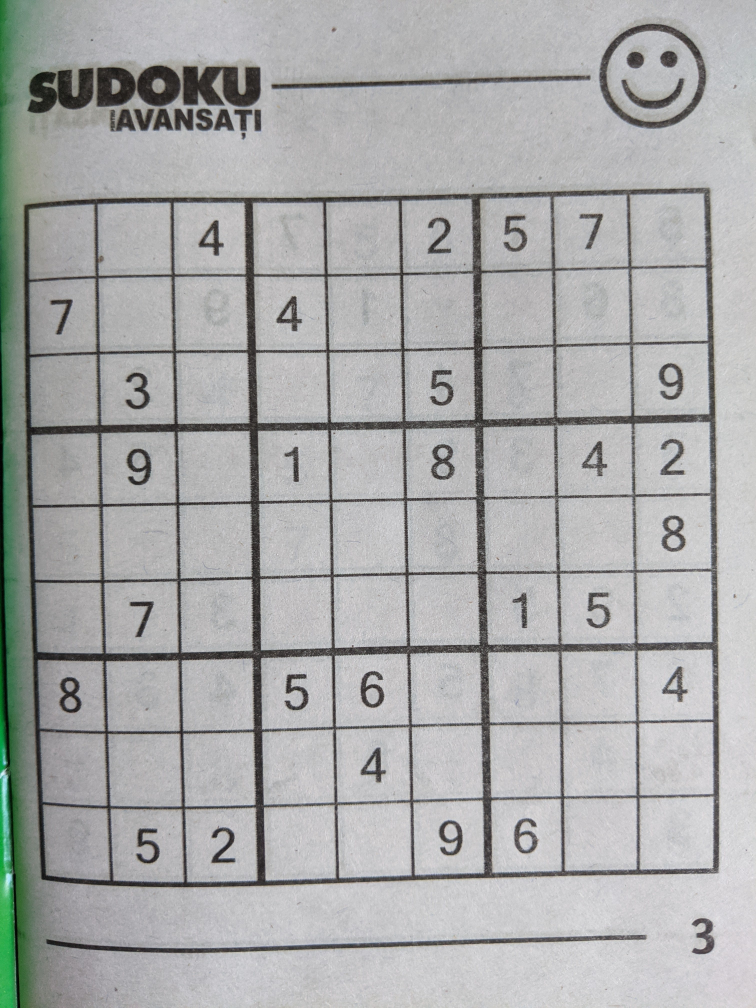
#> input picture train/classic/1.jpg, 3024 x 4032 px (shown at 1/4 size); its folder holds only this picture in this run
$ python backup.py
#> lines starting #> are read from the running program, lines starting #| are printed output that depends on the picture; after the words box and inside, x2 and y2 are one past the last pixel; in counts of white or black regions, pixels touching at a corner belong together
import os
import glob
import cv2 as cv
import numpy as np
import matplotlib.pyplot as plt

#outliers = ['train/classic/26.jpg', 'train/classic/32.jpg', 'train/classic/36.jpg', 'train/classic/38.jpg', 'train/classic/5.jpg']

print("All Modules Imported")

class Line:
    """
    Store a line based on the two points.
    """
    def __init__(self, point_1, point_2):
        self.point_1 = point_1
        self.point_2 = point_2


class Point:
    def __init__(self, x, y):
        self.x = np.int32(np.round(x))
        self.y = np.int32(np.round(y))

    def get_point_as_tuple(self):
        return (self.x, self.y)


# [39 lines left out: function compute_mean_and_std, not called in this run]

def generate_crop(contorurs, mean, std, n_std):

    best_fit_contour, best_fit_idx = np.inf, 0
    threshold = (mean + (std * n_std))

    for (idx, cnt) in enumerate(contours):
        x, y, w, h = cv.boundingRect(cnt)

        computed_area = w * h
        if np.abs(threshold - computed_area) < best_fit_contour:
            best_fit_contour = np.abs(threshold - computed_area)
            best_fit_idx     = idx

    return best_fit_idx


# [69 lines left out: functions compute_hough_transform, get_rotation_angle, remove_close_lines, not called in this run]

def generate_best_crop(contours, mean, std, n_std):
    best_fit_contour, best_fit_idx = np.inf, 0
    threshold = (mean + (std * n_std))

    for (idx, cnt) in enumerate(contours):
        computed_area = cv.contourArea(cnt)
        perimeter = cv.arcLength(cnt, True)
        corners = cv.approxPolyDP(cnt, 0.02 * perimeter, True)

        if np.abs(threshold - computed_area) < best_fit_contour and len(corners) == 4:
            best_fit_contour = np.abs(threshold - computed_area)
            best_fit_idx     = idx

    return best_fit_idx

from PIL import Image
SCOPE = "classic"
PATH_TO_TRAIN  = "train/"
PATH_TO_IMAGES = os.path.join(PATH_TO_TRAIN, SCOPE)

image_paths = sorted(glob.glob(PATH_TO_IMAGES + "/*.jpg"))
label_paths = sorted(glob.glob(PATH_TO_IMAGES + "/*.txt"))

#mean, std = compute_mean_and_std(image_paths, display = True)

def reorder_points(corner):
    corner = corners.reshape(-1, 2)
    sorted_idx = np.zeros(4).astype(np.int64)

    the_sum = np.sum(corner, axis = 1)
    sorted_idx[0] = np.argmin(the_sum)
    sorted_idx[3] = np.argmax(the_sum)

    the_diff = np.diff(corner, axis = 1)
    sorted_idx[1] = np.argmin(the_diff)
    sorted_idx[2] = np.argmax(the_diff)

    return corner[sorted_idx]

mean, std = 220430.0, 0

for (step, path) in enumerate(image_paths):
    print(path)
    #path = "train/classic/32.jpg"
    #path = "train/classic/5.jpg"
    #path = "train/classic/26.jpg"

    image = cv.imread(path)
#> image is the input picture: shape (4032, 3024, 3); mean B, G, R 170.8, 171.1, 170.1
    image = cv.resize(image, None, fx = 0.2, fy = 0.2)
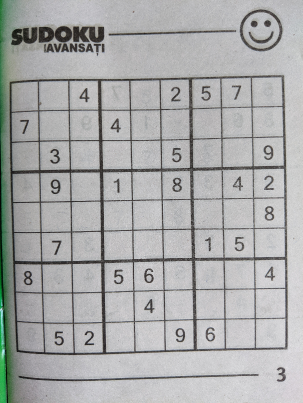
#> image: shape (806, 605, 3) (shown at 1/2 size); mean B, G, R 170.8, 171.1, 170.1
    gray  = cv.cvtColor(image, cv.COLOR_BGR2GRAY)

    edges = cv.Canny(gray, 100, 220)
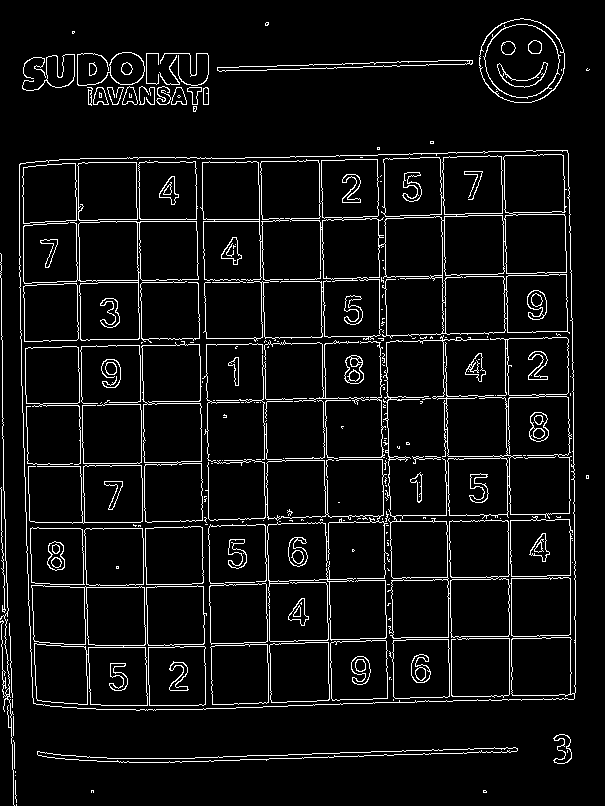
#> edges: shape (806, 605); 6.2% white in thin lines or dots
    ret, thresh = cv.threshold(edges,127,255,0)
    contours, hierarchy = cv.findContours(thresh, cv.RETR_TREE, cv.CHAIN_APPROX_SIMPLE)
#> contours = 406 contours, 208 with area under 20; largest, box (x1, y1, x2, y2) and area: (19, 150, 576, 711) 301114, (19, 150, 576, 711) 297731, (200, 154, 570, 342) 30392, (383, 335, 572, 639) 27428, (31, 585, 148, 706) 12510

    # cv.imshow("edges", thresh)
    # cv.waitKey(0)

    idx = generate_crop(contours, mean, std, 0.5)
#> the loop in generate_crop, `for (idx, cnt) in enumerate(contours):` made 406 passes
#> (x, y, w, h, computed_area, best_fit_contour) on passes 5, 8, 21, 25: (15, 780, 2, 23, 46, 220384), (37, 747, 481, 16, 7696, 212734), (0, 253, 15, 553, 8295, 212135), (19, 150, 557, 561, 312477, 92047)
#> after the loop in generate_crop, `for (idx, cnt) in enumerate(contours):`: best_fit_contour = 92047; best_fit_idx = 24
#> idx = 24
    best_idx = generate_best_crop(contours, mean, std, 0.5)
#> the loop in generate_best_crop, `for (idx, cnt) in enumerate(contours):` made 406 passes
#> (computed_area, perimeter, corners, best_fit_contour, best_fit_idx) on pass 25: (301114, 2257.2, [[567, 150], [19, 164], [33, 703], [574, 698]], 80684, 24)
#> after the loop in generate_best_crop, `for (idx, cnt) in enumerate(contours):`: best_fit_contour = 80684; best_fit_idx = 24
#> best_idx = 24
    print("Idx ", idx)
#| Idx  24
    print("Best Idx ", idx)
#| Best Idx  24

    cnt = contours[idx]
#> cnt = contour of 338 points, box (x1, y1, x2, y2) (19, 150, 576, 711), area 301114
    x, y, w, h =  cv.boundingRect(cnt)
#> x = 19; y = 150; w = 557; h = 561

    x_min, y_min = x, y
#> x_min = 19; y_min = 150
    x_max, y_max = x + w, y + h
#> x_max = 576; y_max = 711

    # [5 lines of commented-out code are left out]

    frame = image.copy()

    th = 0
    height, width, _ = image.shape

    x_min = max(0, x_min - th)
    y_min = max(0, y_min - th)
    x_max = min(width, x_max + th)
    y_max = min(height, y_max + th)


    #image = cv.rectangle(image,(x, y),(x + w, y + h),(0,255,0),2)
    cv.drawContours(image, [cnt], 0,  (0, 255, 0), 3, cv.LINE_AA)
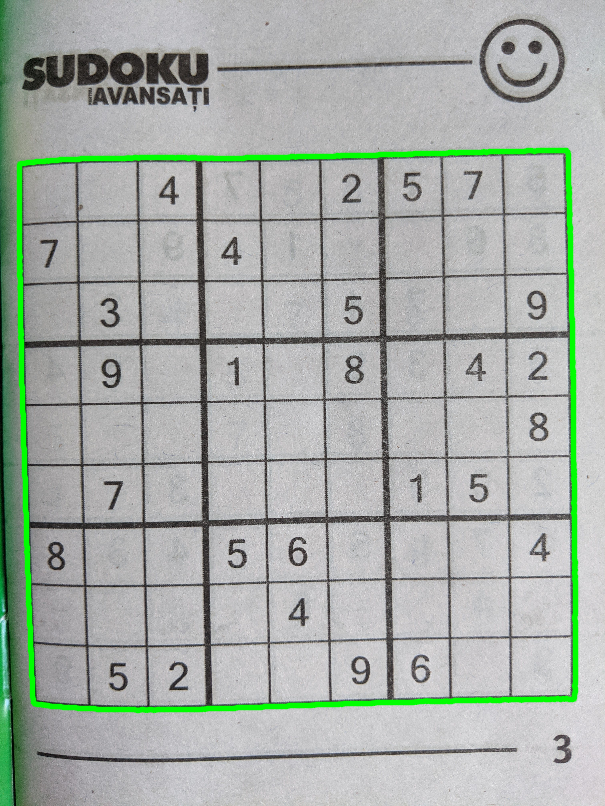
#> image: shape (806, 605, 3); 3.16% of pixels changed, all inside (x1, y1, x2, y2) = (16, 147, 579, 714)

    perimeter = cv.arcLength(cnt, True)
#> perimeter = 2257.2
    corners = cv.approxPolyDP(cnt, 0.01 * perimeter, True)
#> corners = [[567, 150], [19, 164], [33, 703], [574, 698]]
    print(corners)
#| [[[567 150]]
#|  [[ 19 164]]
#|  [[ 33 703]]
#|  [[574 698]]]
    corners = reorder_points(corners)
#> in reorder_points, `the_sum = np.sum(corner, axis = 1)`: the_sum = [717, 183, 736, 1272]
#> in reorder_points, `the_diff = np.diff(corner, axis = 1)`: the_diff = [-417, 145, 670, 124]
#> corners = [[19, 164], [567, 150], [33, 703], [574, 698]]

    # [6 lines of commented-out code are left out]
    new_h, new_w = 500, 500
    warp_start = corners.astype(np.float32)
#> warp_start = [[19, 164], [567, 150], [33, 703], [574, 698]]
    warp_end   = np.array([
        [0, 0],
        [new_w, 0],
        [0, new_h],
        [new_w, new_h]]).astype(np.float32)

    warp_matrix = cv.getPerspectiveTransform(warp_start, warp_end)
#> warp_matrix = [[0.924, -0.024, -13.62], [0.0233, 0.912, -150], [2.95e-05, -2.48e-05, 1]]
    warp = cv.warpPerspective(image, warp_matrix, dsize = (new_w, new_h))
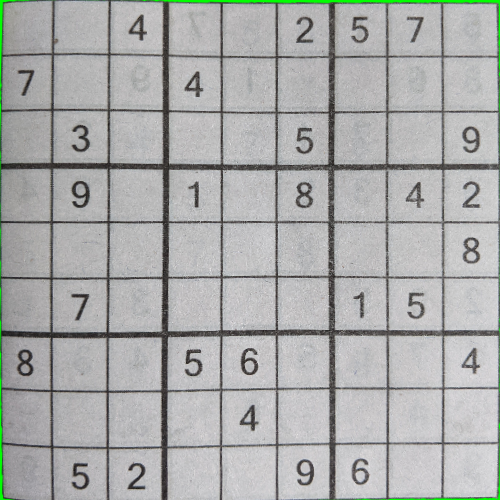
#> warp: shape (500, 500, 3); mean B, G, R 171.1, 172.1, 170.7

    cv.imshow("selected", warp)
    cv.waitKey(0)

    # [60 lines of commented-out code are left out]

$ run again, on train/classic/15.jpg
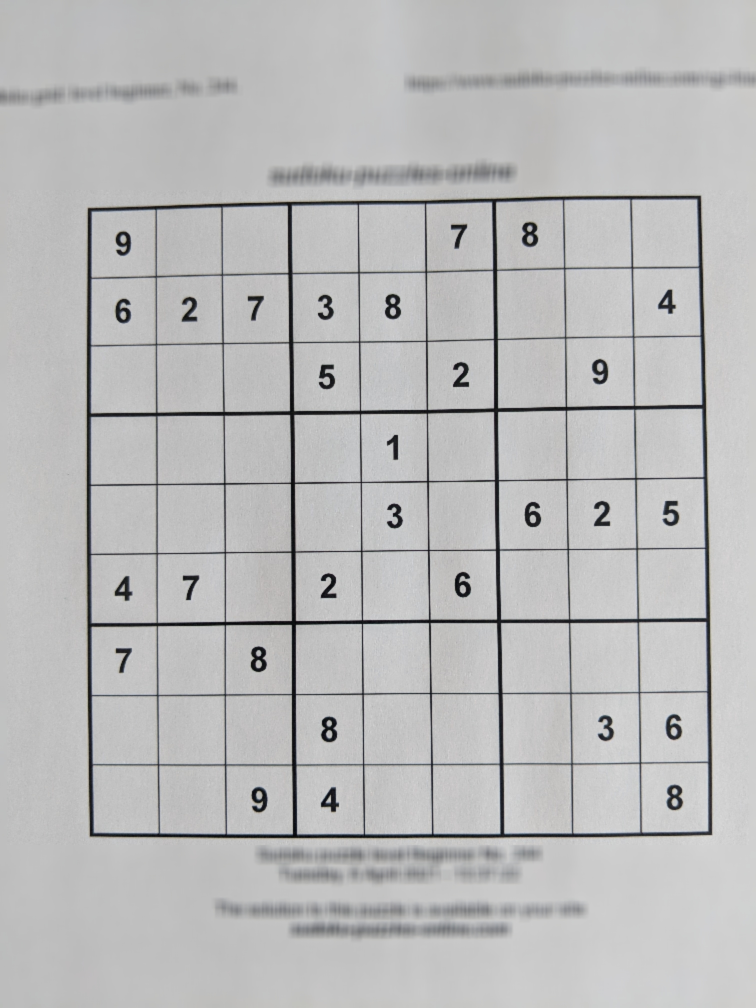
#> input picture train/classic/15.jpg, 3024 x 4032 px (shown at 1/4 size)
#> image is the input picture: shape (4032, 3024, 3); mean B, G, R 186.4, 186.2, 186.1
#> `edges = cv.Canny(gray, 100, 220)`:
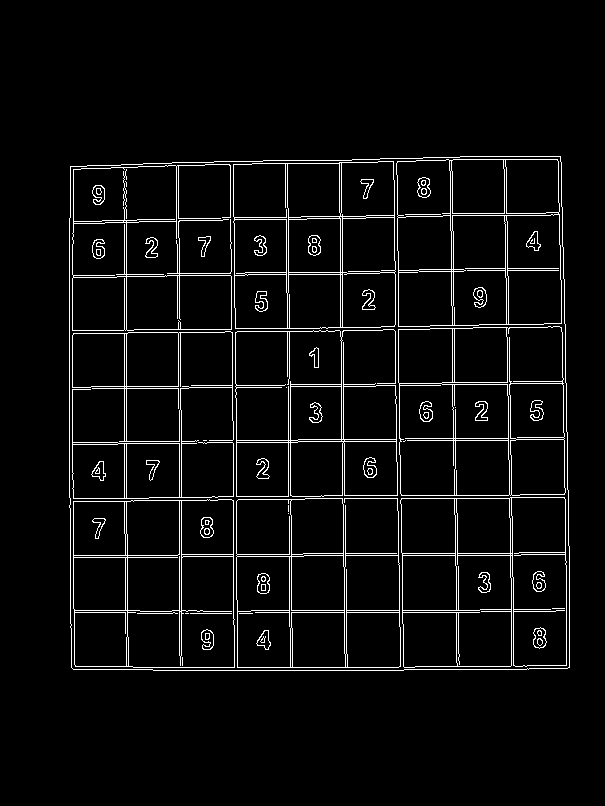
#> edges: shape (806, 605); 4.5% white in thin lines or dots, all inside (x1, y1, x2, y2) = (69, 156, 570, 671)
#> contours = 236 contours, 43 with area under 20; largest, box (x1, y1, x2, y2) and area: (69, 156, 570, 671) 252861, (69, 156, 570, 671) 252860, (398, 326, 566, 496) 27426, (400, 497, 567, 668) 27303, (396, 159, 562, 327) 26767
#> the loop in generate_crop, `for (idx, cnt) in enumerate(contours):` made 236 passes
#> (x, y, w, h, computed_area, best_fit_contour, best_fit_idx) on pass 1: (69, 156, 501, 515, 258015, 37585, 0)
#> after the loop in generate_crop, `for (idx, cnt) in enumerate(contours):`: best_fit_contour = 37585; best_fit_idx = 0
#> the loop in generate_best_crop, `for (idx, cnt) in enumerate(contours):` made 236 passes
#> (computed_area, perimeter, corners, best_fit_contour, best_fit_idx) on passes 1 to 2: (252861, 2014.1, [[560, 156], [70, 166], [73, 669], [569, 667]], 32431, 0), (252859.5, 2012.3, [[559, 156], [569, 666], [73, 669], [70, 167]], 32429.5, 1)
#> after the loop in generate_best_crop, `for (idx, cnt) in enumerate(contours):`: best_fit_contour = 32429.5; best_fit_idx = 1
#| Idx  0
#| Best Idx  0
#> `cnt = contours[idx]`: cnt = contour of 67 points, box (x1, y1, x2, y2) (69, 156, 570, 671), area 252861
#> `x, y, w, h =  cv.boundingRect(cnt)`: x = 69; y = 156; w = 501; h = 515
#> x_min = 69; y_min = 156
#> x_max = 570; y_max = 671
#> `perimeter = cv.arcLength(cnt, True)`: perimeter = 2014.1
#> `corners = cv.approxPolyDP(cnt, 0.01 * perimeter, True)`: corners = [[560, 156], [70, 166], [73, 669], [569, 667]]
#| [[[560 156]]
#|  [[ 70 166]]
#|  [[ 73 669]]
#|  [[569 667]]]
#> the_sum = [716, 236, 742, 1236]
#> the_diff = [-404, 96, 596, 98]
#> `corners = reorder_points(corners)`: corners = [[70, 166], [560, 156], [73, 669], [569, 667]]
#> warp_matrix = [[1.04, -0.00622, -71.98], [0.0207, 1.01, -169.5], [3.32e-05, 2.37e-05, 1]]
#> `warp = cv.warpPerspective(image, warp_matrix, dsize = (new_w, new_h))`:
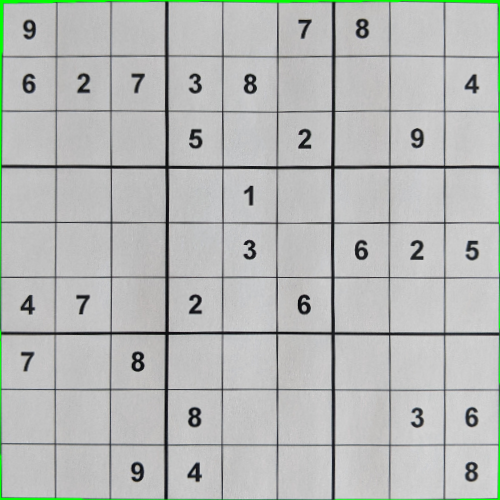
#> warp: shape (500, 500, 3); mean B, G, R 182.8, 184.9, 182.2

$ run again, on train/classic/16.jpg
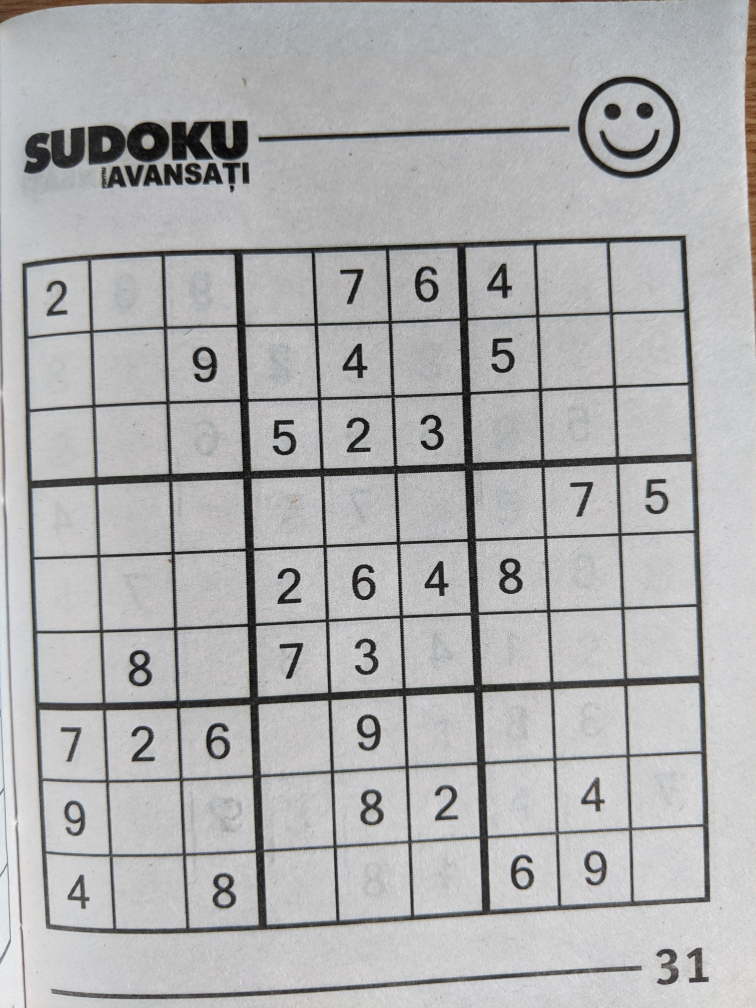
#> input picture train/classic/16.jpg, 3024 x 4032 px (shown at 1/4 size)
#> image is the input picture: shape (4032, 3024, 3); mean B, G, R 176.3, 175.7, 175.7
#> `edges = cv.Canny(gray, 100, 220)`:
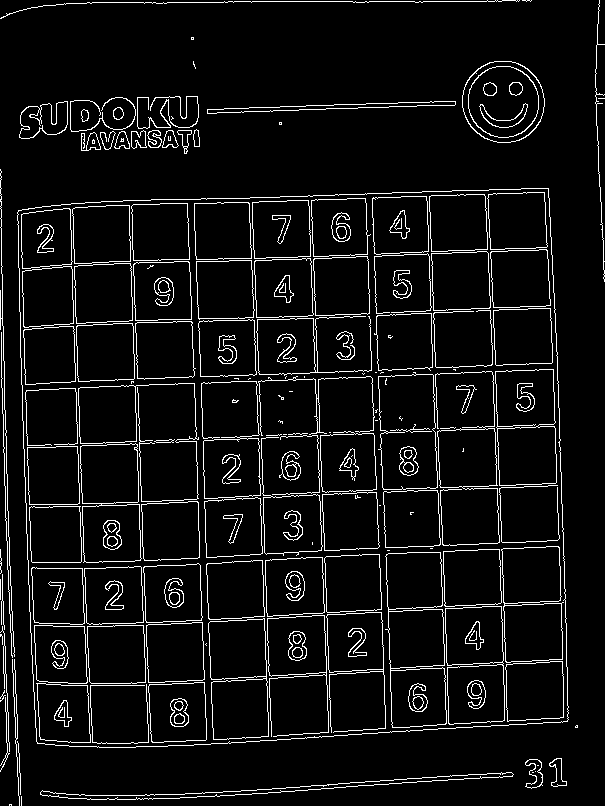
#> edges: shape (806, 605); 6.4% white in thin lines or dots
#> contours = 350 contours, 87 with area under 20; largest, box (x1, y1, x2, y2) and area: (17, 188, 569, 748) 288955, (17, 188, 569, 748) 288950, (385, 552, 447, 728) 9202, (495, 369, 557, 486) 6536, (80, 443, 142, 563) 6488
#> the loop in generate_crop, `for (idx, cnt) in enumerate(contours):` made 350 passes
#> (x, y, w, h, computed_area, best_fit_contour) on passes 3, 26: (40, 772, 474, 28, 13272, 207158), (17, 188, 552, 560, 309120, 88690)
#> after the loop in generate_crop, `for (idx, cnt) in enumerate(contours):`: best_fit_contour = 88690; best_fit_idx = 25
#> the loop in generate_best_crop, `for (idx, cnt) in enumerate(contours):` made 350 passes
#> (computed_area, perimeter, corners, best_fit_contour) on passes 26 to 27: (288955, 2188.1, [[548, 188], [18, 210], [37, 743], [567, 721]], 68525), (288950, 2193.1, [[547, 188], [568, 719], [38, 743], [17, 212]], 68520)
#> after the loop in generate_best_crop, `for (idx, cnt) in enumerate(contours):`: best_fit_contour = 68520; best_fit_idx = 26
#| Idx  25
#| Best Idx  25
#> `cnt = contours[idx]`: cnt = contour of 274 points, box (x1, y1, x2, y2) (17, 188, 569, 748), area 288955
#> `x, y, w, h =  cv.boundingRect(cnt)`: x = 17; y = 188; w = 552; h = 560
#> x_min = 17; y_min = 188
#> x_max = 569; y_max = 748
#> `perimeter = cv.arcLength(cnt, True)`: perimeter = 2188.1
#> `corners = cv.approxPolyDP(cnt, 0.01 * perimeter, True)`: corners = [[548, 188], [18, 210], [37, 743], [567, 721]]
#| [[[548 188]]
#|  [[ 18 210]]
#|  [[ 37 743]]
#|  [[567 721]]]
#> the_sum = [736, 228, 780, 1288]
#> the_diff = [-360, 192, 706, 154]
#> `corners = reorder_points(corners)`: corners = [[18, 210], [548, 188], [37, 743], [567, 721]]
#> warp_matrix = [[0.942, -0.0336, -9.9], [0.0389, 0.937, -197.4], [3.26e-19, 9.17e-20, 1]]
#> `warp = cv.warpPerspective(image, warp_matrix, dsize = (new_w, new_h))`:
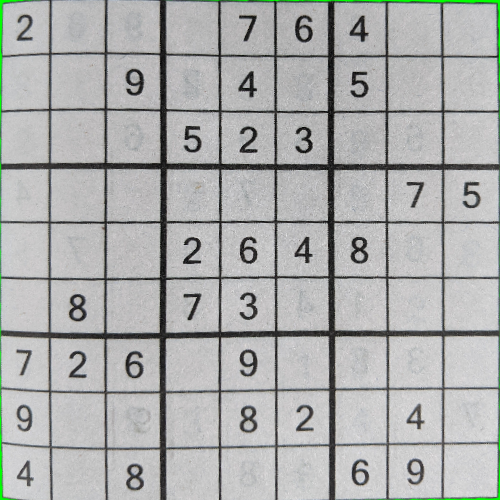
#> warp: shape (500, 500, 3); mean B, G, R 173.6, 174.4, 173.1
